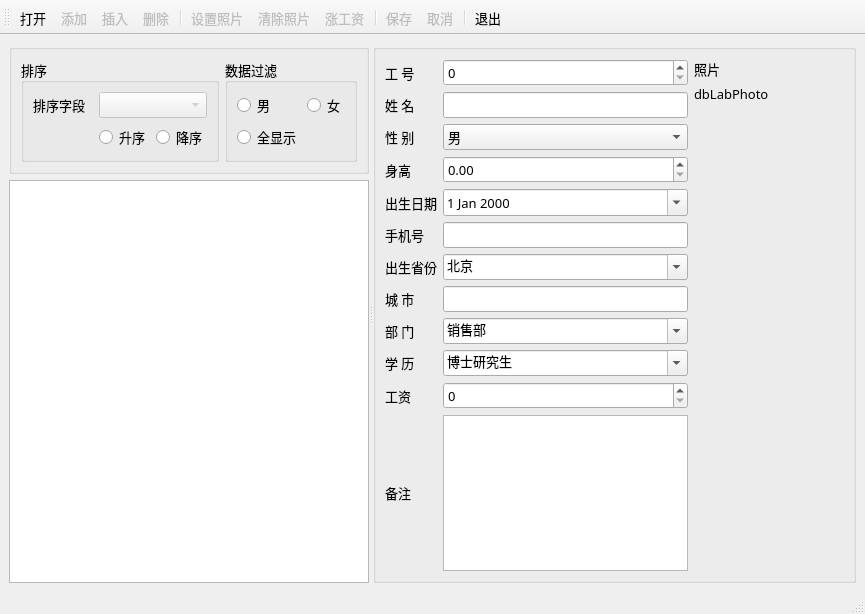
<?xml version="1.0" encoding="UTF-8"?>
<ui version="4.0">
 <class>MainWindow</class>
 <widget class="QMainWindow" name="MainWindow">
  <property name="geometry">
   <rect>
    <x>0</x>
    <y>0</y>
    <width>865</width>
    <height>614</height>
   </rect>
  </property>
  <property name="windowTitle">
   <string>MainWindow</string>
  </property>
  <widget class="QWidget" name="centralwidget">
   <layout class="QVBoxLayout" name="verticalLayout_3">
    <item>
     <widget class="QSplitter" name="splitter">
      <property name="orientation">
       <enum>Qt::Horizontal</enum>
      </property>
      <widget class="QWidget" name="">
       <layout class="QVBoxLayout" name="verticalLayout_2">
        <item>
         <widget class="QGroupBox" name="groupBox_4">
          <layout class="QHBoxLayout" name="horizontalLayout_2">
           <item>
            <widget class="QGroupBox" name="groupBoxSort">
             <property name="font">
              <font>
               <family>微软雅黑</family>
               <pointsize>10</pointsize>
              </font>
             </property>
             <property name="title">
              <string>排序</string>
             </property>
             <layout class="QGridLayout" name="gridLayout">
              <item row="0" column="0">
               <widget class="QLabel" name="label">
                <property name="text">
                 <string>排序字段</string>
                </property>
               </widget>
              </item>
              <item row="0" column="1" colspan="2">
               <widget class="QComboBox" name="comboFields">
                <property name="enabled">
                 <bool>false</bool>
                </property>
               </widget>
              </item>
              <item row="1" column="0">
               <spacer name="horizontalSpacer">
                <property name="orientation">
                 <enum>Qt::Horizontal</enum>
                </property>
                <property name="sizeHint" stdset="0">
                 <size>
                  <width>65</width>
                  <height>20</height>
                 </size>
                </property>
               </spacer>
              </item>
              <item row="1" column="1">
               <widget class="QRadioButton" name="radioBtnAscend">
                <property name="text">
                 <string>升序</string>
                </property>
               </widget>
              </item>
              <item row="1" column="2">
               <widget class="QRadioButton" name="radioBtnDescend">
                <property name="text">
                 <string>降序</string>
                </property>
               </widget>
              </item>
             </layout>
            </widget>
           </item>
           <item>
            <widget class="QGroupBox" name="groupBoxFilter">
             <property name="font">
              <font>
               <family>微软雅黑</family>
               <pointsize>10</pointsize>
              </font>
             </property>
             <property name="title">
              <string>数据过滤</string>
             </property>
             <layout class="QGridLayout" name="gridLayout_2">
              <item row="0" column="0">
               <widget class="QRadioButton" name="radioBtnMan">
                <property name="text">
                 <string>男</string>
                </property>
               </widget>
              </item>
              <item row="0" column="1">
               <widget class="QRadioButton" name="radioBtnWoman">
                <property name="text">
                 <string>女</string>
                </property>
               </widget>
              </item>
              <item row="1" column="0">
               <widget class="QRadioButton" name="radioBtnBoth">
                <property name="text">
                 <string>全显示</string>
                </property>
               </widget>
              </item>
              <item row="1" column="1">
               <spacer name="horizontalSpacer_2">
                <property name="orientation">
                 <enum>Qt::Horizontal</enum>
                </property>
                <property name="sizeHint" stdset="0">
                 <size>
                  <width>41</width>
                  <height>20</height>
                 </size>
                </property>
               </spacer>
              </item>
             </layout>
            </widget>
           </item>
          </layout>
         </widget>
        </item>
        <item>
         <widget class="QTableView" name="tableView"/>
        </item>
       </layout>
      </widget>
      <widget class="QGroupBox" name="groupBox_3">
       <property name="font">
        <font>
         <family>微软雅黑</family>
         <pointsize>10</pointsize>
        </font>
       </property>
       <property name="title">
        <string/>
       </property>
       <layout class="QHBoxLayout" name="horizontalLayout">
        <item>
         <layout class="QGridLayout" name="gridLayout_3">
          <item row="0" column="0">
           <widget class="QLabel" name="label_2">
            <property name="font">
             <font>
              <pointsize>10</pointsize>
             </font>
            </property>
            <property name="text">
             <string>工 号</string>
            </property>
           </widget>
          </item>
          <item row="0" column="1">
           <widget class="QSpinBox" name="dbSpinEmpNo"/>
          </item>
          <item row="1" column="0">
           <widget class="QLabel" name="label_3">
            <property name="font">
             <font>
              <pointsize>10</pointsize>
             </font>
            </property>
            <property name="text">
             <string>姓 名</string>
            </property>
           </widget>
          </item>
          <item row="1" column="1">
           <widget class="QLineEdit" name="dbEditName"/>
          </item>
          <item row="2" column="0">
           <widget class="QLabel" name="label_4">
            <property name="font">
             <font>
              <pointsize>10</pointsize>
             </font>
            </property>
            <property name="text">
             <string>性 别</string>
            </property>
           </widget>
          </item>
          <item row="2" column="1">
           <widget class="QComboBox" name="dbComboSex">
            <item>
             <property name="text">
              <string>男</string>
             </property>
            </item>
            <item>
             <property name="text">
              <string>女</string>
             </property>
            </item>
           </widget>
          </item>
          <item row="3" column="0">
           <widget class="QLabel" name="label_5">
            <property name="font">
             <font>
              <pointsize>10</pointsize>
             </font>
            </property>
            <property name="text">
             <string>身高</string>
            </property>
           </widget>
          </item>
          <item row="3" column="1">
           <widget class="QDoubleSpinBox" name="dbSpinHeight"/>
          </item>
          <item row="4" column="0">
           <widget class="QLabel" name="label_6">
            <property name="font">
             <font>
              <pointsize>10</pointsize>
             </font>
            </property>
            <property name="text">
             <string>出生日期</string>
            </property>
           </widget>
          </item>
          <item row="4" column="1">
           <widget class="QDateEdit" name="dbEditBirth">
            <property name="calendarPopup">
             <bool>true</bool>
            </property>
           </widget>
          </item>
          <item row="5" column="0">
           <widget class="QLabel" name="label_7">
            <property name="font">
             <font>
              <pointsize>10</pointsize>
             </font>
            </property>
            <property name="text">
             <string>手机号</string>
            </property>
           </widget>
          </item>
          <item row="5" column="1">
           <widget class="QLineEdit" name="dbEditMobile"/>
          </item>
          <item row="6" column="0">
           <widget class="QLabel" name="label_8">
            <property name="font">
             <font>
              <pointsize>10</pointsize>
             </font>
            </property>
            <property name="text">
             <string>出生省份</string>
            </property>
           </widget>
          </item>
          <item row="6" column="1">
           <widget class="QComboBox" name="dbComboProvince">
            <property name="editable">
             <bool>true</bool>
            </property>
            <item>
             <property name="text">
              <string>北京</string>
             </property>
            </item>
            <item>
             <property name="text">
              <string>上海</string>
             </property>
            </item>
            <item>
             <property name="text">
              <string>天津</string>
             </property>
            </item>
            <item>
             <property name="text">
              <string>重庆</string>
             </property>
            </item>
            <item>
             <property name="text">
              <string>安徽</string>
             </property>
            </item>
            <item>
             <property name="text">
              <string>河北</string>
             </property>
            </item>
            <item>
             <property name="text">
              <string>河南</string>
             </property>
            </item>
            <item>
             <property name="text">
              <string>湖北</string>
             </property>
            </item>
            <item>
             <property name="text">
              <string>湖南</string>
             </property>
            </item>
            <item>
             <property name="text">
              <string>山西</string>
             </property>
            </item>
            <item>
             <property name="text">
              <string>山东</string>
             </property>
            </item>
            <item>
             <property name="text">
              <string>陕西</string>
             </property>
            </item>
            <item>
             <property name="text">
              <string>江苏</string>
             </property>
            </item>
           </widget>
          </item>
          <item row="7" column="0">
           <widget class="QLabel" name="label_9">
            <property name="font">
             <font>
              <pointsize>10</pointsize>
             </font>
            </property>
            <property name="text">
             <string>城 市</string>
            </property>
           </widget>
          </item>
          <item row="7" column="1">
           <widget class="QLineEdit" name="dbEditCity"/>
          </item>
          <item row="8" column="0">
           <widget class="QLabel" name="label_10">
            <property name="font">
             <font>
              <pointsize>10</pointsize>
             </font>
            </property>
            <property name="text">
             <string>部 门</string>
            </property>
           </widget>
          </item>
          <item row="8" column="1">
           <widget class="QComboBox" name="dbComboDep">
            <property name="editable">
             <bool>true</bool>
            </property>
            <item>
             <property name="text">
              <string>销售部</string>
             </property>
            </item>
            <item>
             <property name="text">
              <string>技术部</string>
             </property>
            </item>
            <item>
             <property name="text">
              <string>生产部</string>
             </property>
            </item>
            <item>
             <property name="text">
              <string>行政部</string>
             </property>
            </item>
           </widget>
          </item>
          <item row="9" column="0">
           <widget class="QLabel" name="label_11">
            <property name="font">
             <font>
              <pointsize>10</pointsize>
             </font>
            </property>
            <property name="text">
             <string>学 历</string>
            </property>
           </widget>
          </item>
          <item row="9" column="1">
           <widget class="QComboBox" name="dbComboEdu">
            <property name="editable">
             <bool>true</bool>
            </property>
            <item>
             <property name="text">
              <string>博士研究生</string>
             </property>
            </item>
            <item>
             <property name="text">
              <string>硕士研究生</string>
             </property>
            </item>
            <item>
             <property name="text">
              <string>大学本科</string>
             </property>
            </item>
            <item>
             <property name="text">
              <string>大学专科</string>
             </property>
            </item>
            <item>
             <property name="text">
              <string>高中</string>
             </property>
            </item>
            <item>
             <property name="text">
              <string>初中</string>
             </property>
            </item>
            <item>
             <property name="text">
              <string>小学</string>
             </property>
            </item>
           </widget>
          </item>
          <item row="10" column="0">
           <widget class="QLabel" name="label_12">
            <property name="font">
             <font>
              <pointsize>10</pointsize>
             </font>
            </property>
            <property name="text">
             <string>工资</string>
            </property>
           </widget>
          </item>
          <item row="10" column="1">
           <widget class="QSpinBox" name="dbSpinSalary"/>
          </item>
          <item row="11" column="0">
           <widget class="QLabel" name="label_13">
            <property name="font">
             <font>
              <pointsize>10</pointsize>
             </font>
            </property>
            <property name="text">
             <string>备注</string>
            </property>
           </widget>
          </item>
          <item row="11" column="1">
           <widget class="QPlainTextEdit" name="dbEditMemo"/>
          </item>
         </layout>
        </item>
        <item>
         <layout class="QVBoxLayout" name="verticalLayout">
          <item>
           <widget class="QLabel" name="label_14">
            <property name="text">
             <string>照片</string>
            </property>
           </widget>
          </item>
          <item>
           <widget class="QLabel" name="dbLabPhoto">
            <property name="minimumSize">
             <size>
              <width>150</width>
              <height>0</height>
             </size>
            </property>
            <property name="maximumSize">
             <size>
              <width>350</width>
              <height>16777215</height>
             </size>
            </property>
            <property name="text">
             <string>dbLabPhoto</string>
            </property>
           </widget>
          </item>
          <item>
           <spacer name="verticalSpacer">
            <property name="orientation">
             <enum>Qt::Vertical</enum>
            </property>
            <property name="sizeHint" stdset="0">
             <size>
              <width>20</width>
              <height>328</height>
             </size>
            </property>
           </spacer>
          </item>
         </layout>
        </item>
       </layout>
      </widget>
     </widget>
    </item>
   </layout>
  </widget>
  <widget class="QMenuBar" name="menubar">
   <property name="geometry">
    <rect>
     <x>0</x>
     <y>0</y>
     <width>865</width>
     <height>26</height>
    </rect>
   </property>
  </widget>
  <widget class="QStatusBar" name="statusbar"/>
  <widget class="QToolBar" name="toolBar">
   <property name="enabled">
    <bool>true</bool>
   </property>
   <property name="font">
    <font>
     <family>微软雅黑</family>
     <pointsize>10</pointsize>
    </font>
   </property>
   <property name="windowTitle">
    <string>toolBar</string>
   </property>
   <property name="toolButtonStyle">
    <enum>Qt::ToolButtonTextUnderIcon</enum>
   </property>
   <attribute name="toolBarArea">
    <enum>TopToolBarArea</enum>
   </attribute>
   <attribute name="toolBarBreak">
    <bool>false</bool>
   </attribute>
   <addaction name="actOpenDB"/>
   <addaction name="actRecAppend"/>
   <addaction name="actRecInsert"/>
   <addaction name="actRecDelete"/>
   <addaction name="separator"/>
   <addaction name="actPhoto"/>
   <addaction name="actPhotoClear"/>
   <addaction name="actScan"/>
   <addaction name="separator"/>
   <addaction name="actSubmit"/>
   <addaction name="actRevert"/>
   <addaction name="separator"/>
   <addaction name="actQuit"/>
  </widget>
  <action name="actOpenDB">
   <property name="icon">
    <iconset resource="res.qrc">
     <normaloff>:/images/images/open3.bmp</normaloff>:/images/images/open3.bmp</iconset>
   </property>
   <property name="text">
    <string>打开</string>
   </property>
   <property name="toolTip">
    <string>打开数据库</string>
   </property>
  </action>
  <action name="actQuit">
   <property name="icon">
    <iconset resource="res.qrc">
     <normaloff>:/images/images/exit.bmp</normaloff>:/images/images/exit.bmp</iconset>
   </property>
   <property name="text">
    <string>退出</string>
   </property>
   <property name="toolTip">
    <string>退出</string>
   </property>
  </action>
  <action name="actRecAppend">
   <property name="enabled">
    <bool>false</bool>
   </property>
   <property name="icon">
    <iconset resource="res.qrc">
     <normaloff>:/images/images/316.bmp</normaloff>:/images/images/316.bmp</iconset>
   </property>
   <property name="text">
    <string>添加</string>
   </property>
   <property name="toolTip">
    <string>添加记录</string>
   </property>
  </action>
  <action name="actRecInsert">
   <property name="enabled">
    <bool>false</bool>
   </property>
   <property name="icon">
    <iconset resource="res.qrc">
     <normaloff>:/images/images/306.bmp</normaloff>:/images/images/306.bmp</iconset>
   </property>
   <property name="text">
    <string>插入</string>
   </property>
   <property name="toolTip">
    <string>插入记录</string>
   </property>
  </action>
  <action name="actSubmit">
   <property name="enabled">
    <bool>false</bool>
   </property>
   <property name="icon">
    <iconset resource="res.qrc">
     <normaloff>:/images/images/save1.bmp</normaloff>:/images/images/save1.bmp</iconset>
   </property>
   <property name="text">
    <string>保存</string>
   </property>
   <property name="toolTip">
    <string>保存修改</string>
   </property>
  </action>
  <action name="actRevert">
   <property name="enabled">
    <bool>false</bool>
   </property>
   <property name="icon">
    <iconset resource="res.qrc">
     <normaloff>:/images/images/ubdo.bmp</normaloff>:/images/images/ubdo.bmp</iconset>
   </property>
   <property name="text">
    <string>取消</string>
   </property>
   <property name="toolTip">
    <string>取消西裤该</string>
   </property>
  </action>
  <action name="actRecDelete">
   <property name="enabled">
    <bool>false</bool>
   </property>
   <property name="icon">
    <iconset resource="res.qrc">
     <normaloff>:/images/images/delete1.bmp</normaloff>:/images/images/delete1.bmp</iconset>
   </property>
   <property name="text">
    <string>删除</string>
   </property>
   <property name="toolTip">
    <string>删除记录</string>
   </property>
  </action>
  <action name="actPhoto">
   <property name="enabled">
    <bool>false</bool>
   </property>
   <property name="icon">
    <iconset resource="res.qrc">
     <normaloff>:/images/images/00.JPG</normaloff>:/images/images/00.JPG</iconset>
   </property>
   <property name="text">
    <string>设置照片</string>
   </property>
   <property name="toolTip">
    <string>设置照片</string>
   </property>
  </action>
  <action name="actPhotoClear">
   <property name="enabled">
    <bool>false</bool>
   </property>
   <property name="icon">
    <iconset resource="res.qrc">
     <normaloff>:/images/images/103.bmp</normaloff>:/images/images/103.bmp</iconset>
   </property>
   <property name="text">
    <string>清除照片</string>
   </property>
   <property name="toolTip">
    <string>清除照片</string>
   </property>
  </action>
  <action name="actScan">
   <property name="enabled">
    <bool>false</bool>
   </property>
   <property name="icon">
    <iconset resource="res.qrc">
     <normaloff>:/images/images/up.bmp</normaloff>:/images/images/up.bmp</iconset>
   </property>
   <property name="text">
    <string>涨工资</string>
   </property>
   <property name="toolTip">
    <string>涨工资</string>
   </property>
  </action>
 </widget>
 <resources>
  <include location="res.qrc"/>
 </resources>
 <connections>
  <connection>
   <sender>actQuit</sender>
   <signal>triggered()</signal>
   <receiver>MainWindow</receiver>
   <slot>close()</slot>
   <hints>
    <hint type="sourcelabel">
     <x>-1</x>
     <y>-1</y>
    </hint>
    <hint type="destinationlabel">
     <x>399</x>
     <y>299</y>
    </hint>
   </hints>
  </connection>
 </connections>
</ui>
